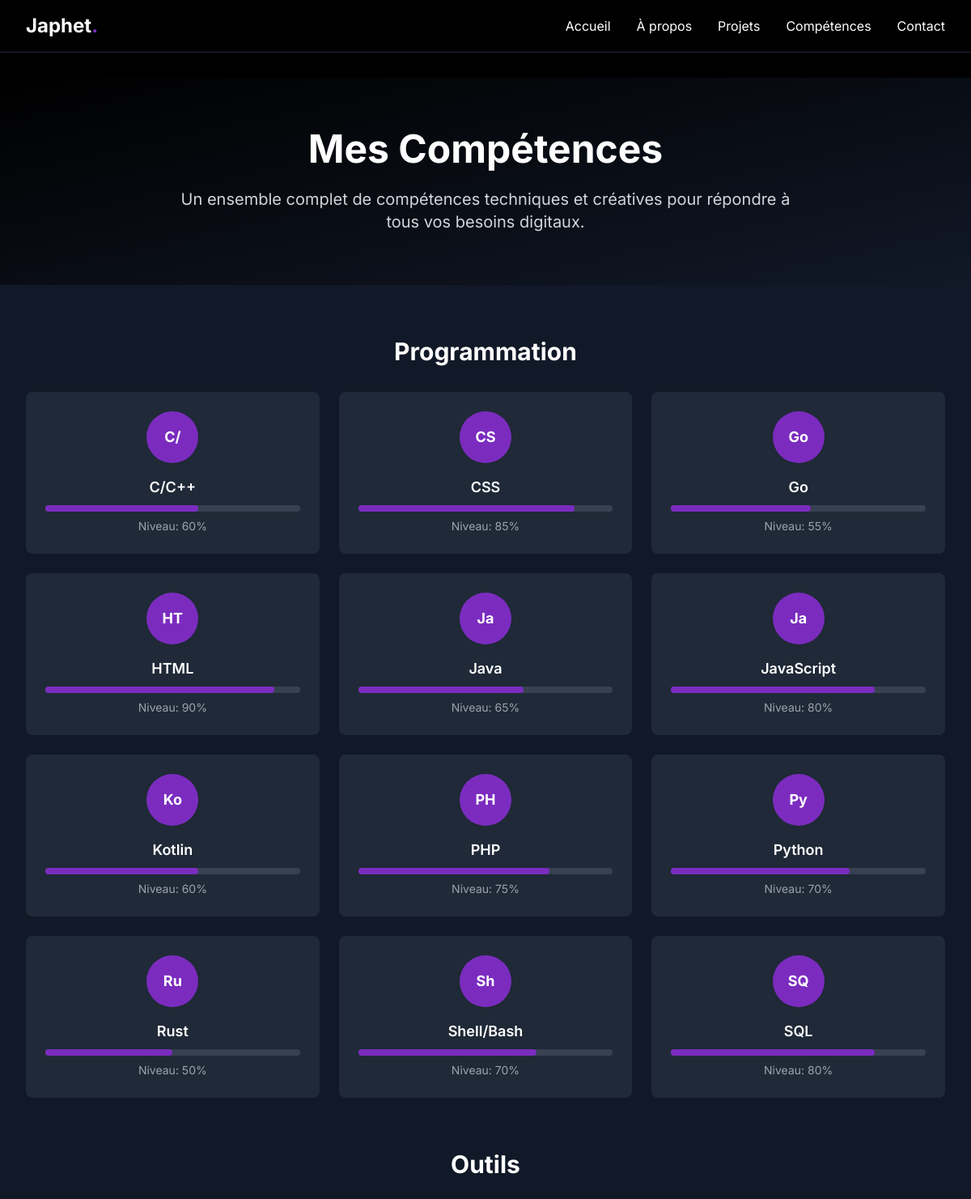
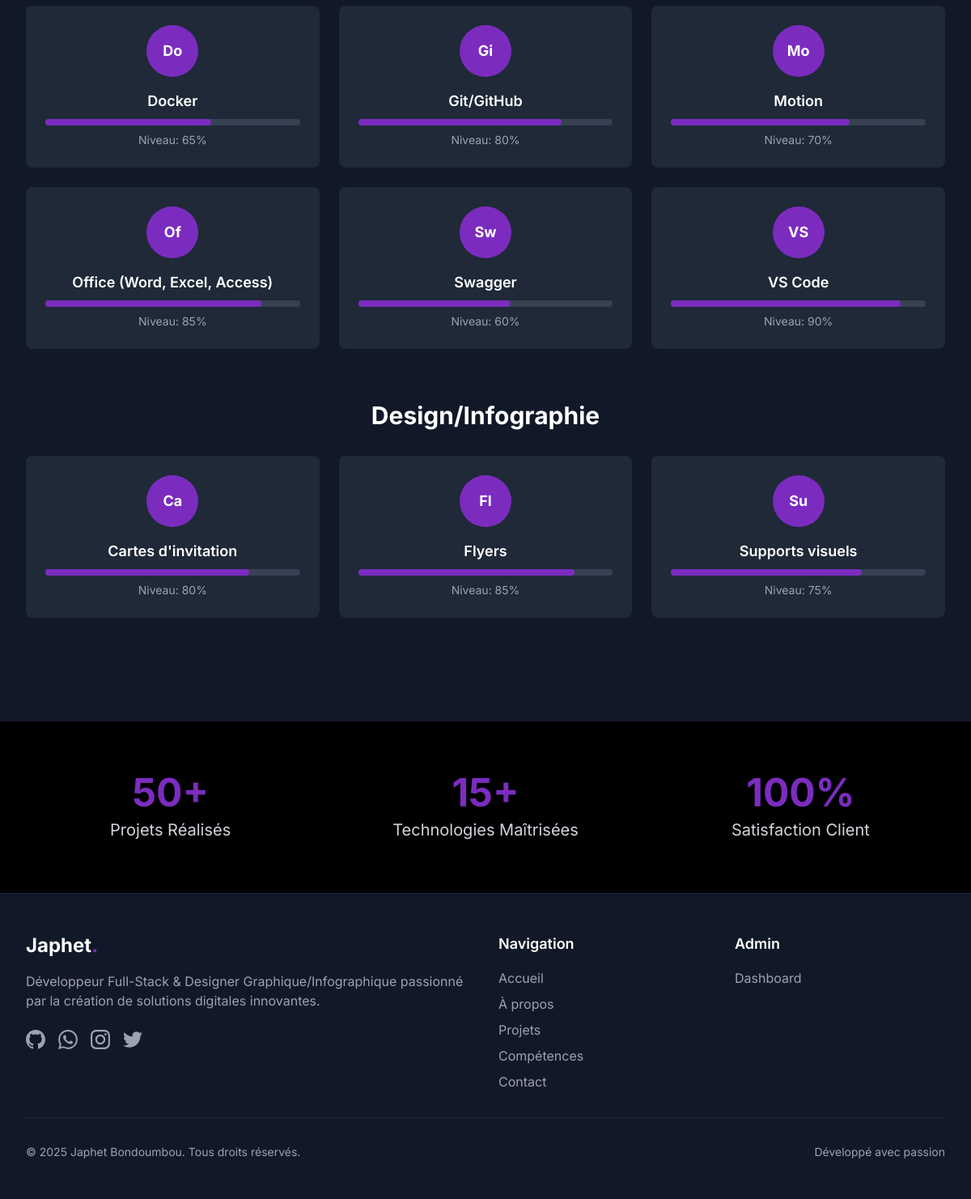
The page /skills.php on the database its author committed (2 pictures, top to bottom).
### tables this page shows
CREATE TABLE IF NOT EXISTS skills (
    id INT AUTO_INCREMENT PRIMARY KEY,
    name VARCHAR(100) NOT NULL,
    category ENUM('Programmation', 'Outils', 'Design/Infographie') NOT NULL,
    level INT NOT NULL CHECK (
        level >= 0
        AND level <= 100
    ),
    created_at TIMESTAMP DEFAULT CURRENT_TIMESTAMP
);

### includes/functions.php (called while the page is built, shortened)
<?php
function get_skills() {
    global $pdo;
    $stmt = $pdo->query("SELECT * FROM skills ORDER BY category, name");
    return $stmt->fetchAll(PDO::FETCH_ASSOC);
}
?>

### skills.php (the view)
<?php
include 'includes/config.php';
include 'includes/functions.php';
$skills = get_skills();
$skills_by_category = [];
foreach ($skills as $skill) {
    $category = $skill['category'];
    if (!isset($skills_by_category[$category])) {
        $skills_by_category[$category] = [];
    }
    $skills_by_category[$category][] = $skill;
}
?>
<?php include 'includes/header.php'; ?>
<main class="pt-24">
    <section class="py-16 bg-gradient-to-br from-primary to-gray-900">
        <div class="max-w-7xl mx-auto px-4 sm:px-6 lg:px-8">
            <div class="text-center">
                <h1 class="text-4xl md:text-5xl font-bold text-white mb-6">Mes Compétences</h1>
                <p class="text-xl text-gray-300 max-w-3xl mx-auto">
                    Un ensemble complet de compétences techniques et créatives pour répondre à tous vos besoins digitaux.
                </p>
            </div>
        </div>
    </section>
    <section class="py-16 bg-gray-900">
        <div class="max-w-7xl mx-auto px-4 sm:px-6 lg:px-8">
            <?php foreach ($skills_by_category as $category => $category_skills): ?>
            <div class="mb-16 animate-fade-in">
                <h2 class="text-3xl font-bold text-white mb-8 text-center"><?php echo $category; ?></h2>
                <div class="grid grid-cols-1 md:grid-cols-2 lg:grid-cols-3 xl:grid-cols-4 gap-6">
                    <?php foreach ($category_skills as $skill): ?>
                    <div class="bg-gray-800 rounded-lg p-6 text-center hover:bg-gray-750 transition-colors group">
                        <div class="w-16 h-16 bg-secondary rounded-full flex items-center justify-center mx-auto mb-4 group-hover:scale-110 transition-transform">
                            <span class="text-white font-bold text-lg"><?php echo substr($skill['name'], 0, 2); ?></span>
                        </div>
                        <h3 class="text-lg font-semibold text-white mb-2"><?php echo $skill['name']; ?></h3>
                        <div class="w-full bg-gray-700 rounded-full h-2">
                            <div class="bg-secondary h-2 rounded-full" style="width: <?php echo $skill['level']; ?>%"></div>
                        </div>
                        <p class="text-gray-400 text-sm mt-2">Niveau: <?php echo $skill['level']; ?>%</p>
                    </div>
                    <?php endforeach; ?>
                </div>
            </div>
            <?php endforeach; ?>
        </div>
    </section>
    <section class="py-16 bg-primary">
        <div class="max-w-7xl mx-auto px-4 sm:px-6 lg:px-8">
            <div class="grid grid-cols-1 md:grid-cols-3 gap-8 text-center">
                <div class="animate-fade-in">
                    <div class="text-4xl md:text-5xl font-bold text-secondary mb-2">50+</div>
                    <div class="text-xl text-gray-300">Projets Réalisés</div>
                </div>
                <div class="animate-fade-in" style="animation-delay: 0.2s">
                    <div class="text-4xl md:text-5xl font-bold text-secondary mb-2">15+</div>
                    <div class="text-xl text-gray-300">Technologies Maîtrisées</div>
                </div>
                <div class="animate-fade-in" style="animation-delay: 0.4s">
                    <div class="text-4xl md:text-5xl font-bold text-secondary mb-2">100%</div>
                    <div class="text-xl text-gray-300">Satisfaction Client</div>
                </div>
            </div>
        </div>
    </section>
</main>
<?php include 'includes/footer.php'; ?>

### assets/css/custom.css (style rules this page uses)
.animate-fade-in { animation: fadeIn 0.6s ease-out forwards; }
html { scroll-behavior: smooth; }

### rows shown on the page
skills: name "C/", name "C/C++", level "60"
skills: name "CS", name "CSS", level "85"
skills: name "Go", level "55"
skills: name "HT", name "HTML", level "90"
skills: name "Ja", name "Java", level "65"
skills: name "Ja", name "JavaScript", level "80"
skills: name "Ko", name "Kotlin", level "60"
skills: name "PH", name "PHP", level "75"
skills: name "Py", name "Python", level "70"
skills: name "Ru", name "Rust", level "50"
skills: name "Sh", name "Shell/Bash", level "70"
skills: name "SQ", name "SQL", level "80"
skills: name "Do", name "Docker", level "65"
skills: name "Gi", name "Git/GitHub", level "80"
skills: name "Mo", name "Motion", level "70"
skills: name "Of", name "Office (Word, Excel, Access)", level "85"
skills: name "Sw", name "Swagger", level "60"
skills: name "VS", name "VS Code", level "90"
skills: category "Design/Infographie", name "Su", name "Supports visuels", level "75"
skills: name "Ca", name "Cartes d'invitation", level "80"
skills: name "Fl", name "Flyers", level "85"

### other values the page prints
$category "Programmation"
$category "Outils"
